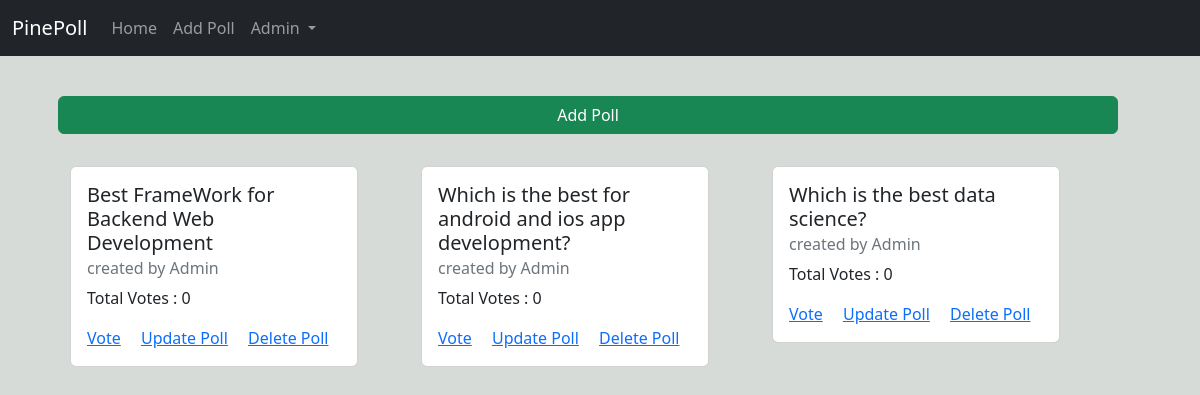
The app's page / (signed in) with its own data.
### core/models.py (models this page shows, shortened)
class Topic(models.Model):
	name = models.CharField(blank=False,max_length=250)
	owner = models.ForeignKey(User,on_delete=models.CASCADE)
	def total_voters(self):
		choices = Choice.objects.filter(topic__id=self.id)
		total_voters = 0
		for i in choices:
			total_voters += i.voters.count()
		return total_voters

class Choice(models.Model):
	name = models.CharField(blank=False,max_length=250)
	topic = models.ForeignKey(Topic,on_delete=models.CASCADE)
	voters = models.ManyToManyField(User,blank=True)

### core/views.py (the view)
# urls.py: path('',views.topics,name='topics'),
def topics(request):
	topics = Topic.objects.all()
	return render(request,'topics.html',{
			'topics':topics
		})

### core/templates/topics.html (shortened to what this page needs)
{% extends 'base.html' %}
{% block content %}
<br/>
<div class="row" id="topics">
{% if topics %}
	<div class="row" style="margin-bottom:2rem;">
		<a href="{% url 'add-topic' %}" class="btn btn-success">Add Poll</a>
	</div>
	{% for topic in topics %}
		<div class="col-lg-3 col-sm-6 col-md-3 col-xs-12 topic">
			<div class="card" style="width: 18rem;">
	  			<div class="card-body">
	    			<h5 class="card-title">{{ topic.name }}</h5>
	    			<h6 class="card-subtitle mb-2 text-muted">created by {{ topic.owner }}</h6>
	    			<p class="card-text">Total Votes : {{ topic.total_voters }}</p>
	    			<a href="{% url 'topic' topic.id %}" class="card-link">Vote</a>
	    			{% if user.is_superuser or user.id == topic.owner.id %}
	    			<a href="{% url 'update-topic' topic.id %}" class="card-link">Update Poll</a>
	    			<a href="{% url 'delete-topic' topic.id %}" class="card-link">Delete Poll</a>
	    			{% endif %}
	  			</div>
			</div>
		</div>
	{% endfor %}
{% else %}
	<center><h1>No Polls here</h1><a href="{% url 'add-topic' %}">Add Poll</a></center>
{% endif %}
</div>
{% endblock %}

### core/templates/navbar.html (shortened to what this page needs)
<nav class="navbar navbar-expand-lg navbar-dark bg-dark">
  <div class="container-fluid">
    <a class="navbar-brand" href="/">PinePoll</a>
    <div class="collapse navbar-collapse" id="navbarSupportedContent">
      <ul class="navbar-nav me-auto mb-2 mb-lg-0">
        <li class="nav-item">
          <a class="nav-link" aria-current="page" href="/">Home</a>
        </li>
        <li class="nav-item">
          <a class="nav-link" aria-current="page" href="{% url 'add-topic' %}">Add Poll</a>
        </li>
        <li class="nav-item dropdown">
          <a class="nav-link dropdown-toggle" href="#" role="button" data-bs-toggle="dropdown" aria-expanded="false">
            {% if user.is_authenticated %}{{ user }}{% else %}Login{% endif %}
          </a>
        </li>
      </ul>
    </div>
  </div>
</nav>

### core/templates/topics.html (style rules this page uses)
#topics { margin: 1rem; }
.topic { margin-right: 5rem; margin-bottom: 1rem; }

### records on screen
Topic: name "Best FrameWork for Backend Web Development", owner "Admin", total_voters "0"
Topic: name "Which is the best for android and ios app development?", owner "Admin", total_voters "0"
Topic: name "Which is the best data science?", owner "Admin", total_voters "0"

### other values on screen
{{ user }} "Admin"
